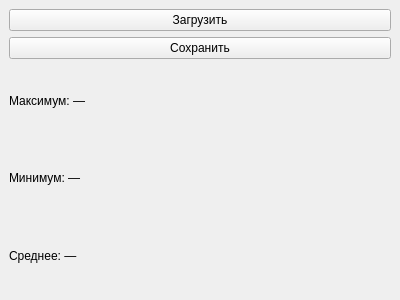
<?xml version="1.0" encoding="UTF-8"?>
<ui version="4.0">
    <class>MainWindow</class>
    <widget class="QMainWindow" name="MainWindow">
        <property name="geometry">
            <rect><x>0</x><y>0</y><width>400</width><height>300</height></rect>
        </property>
        <property name="windowTitle">
            <string>Статистика чисел</string>
        </property>
        <widget class="QWidget" name="centralwidget">
            <layout class="QVBoxLayout" name="verticalLayout">
                <item>
                    <widget class="QPushButton" name="btnLoad">
                        <property name="text"><string>Загрузить</string></property>
                    </widget>
                </item>
                <item>
                    <widget class="QPushButton" name="btnSave">
                        <property name="text"><string>Сохранить</string></property>
                    </widget>
                </item>
                <item>
                    <widget class="QLabel" name="lblMax">
                        <property name="text"><string>Максимум: —</string></property>
                    </widget>
                </item>
                <item>
                    <widget class="QLabel" name="lblMin">
                        <property name="text"><string>Минимум: —</string></property>
                    </widget>
                </item>
                <item>
                    <widget class="QLabel" name="lblAvg">
                        <property name="text"><string>Среднее: —</string></property>
                    </widget>
                </item>
            </layout>
        </widget>
    </widget>
    <resources/>
    <connections/>
</ui>
